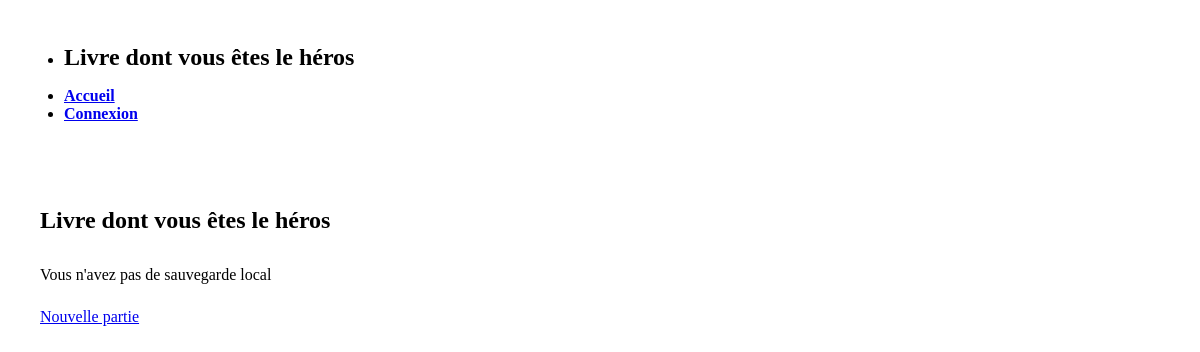
Page /book/ (signed in) on the earlier database version.
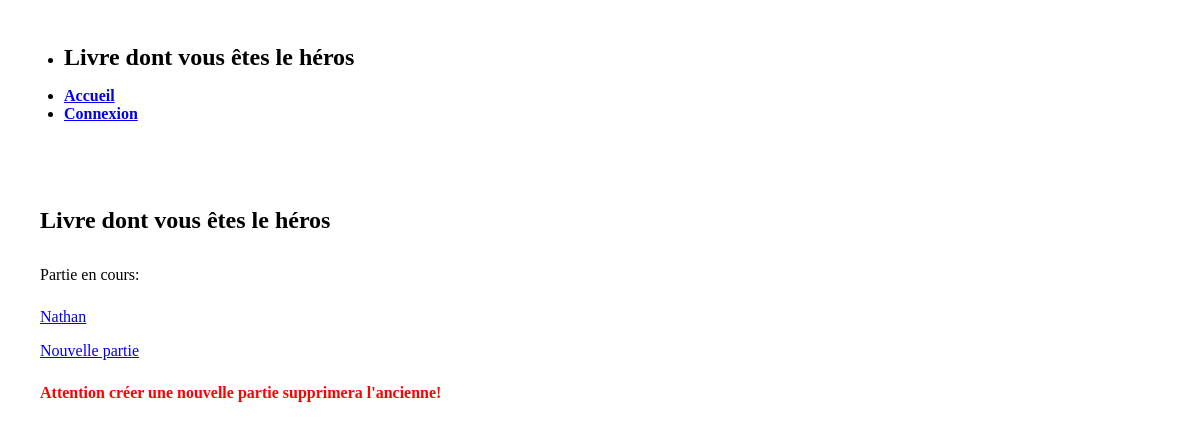
Same page on the later database version.
### book/models.py (models this page shows)
class Game(models.Model):
    name = models.CharField(max_length=100)
    pageNumber = models.IntegerField(default=1)
    user = models.OneToOneField('auth.User', on_delete=models.CASCADE)

### book/views.py (the view)
# urls.py: path('', views.index, name='index'),
@login_required
def index(request):
    title = 'Django Hero'
    subtitle = 'Django Hero is a book about Django'
    try:
        req = Game.objects.get(user=request.user)
    except Game.DoesNotExist:
        req = None
    context = {
        'title': title,
        'subtitle': subtitle,
        'game': req,
    }
    return render(request, 'index.html', context=context)

### book/templates/index.html
{% extends "base_generic.html" %} {% block content %} {% csrf_token %}
<article>
    <header>
        <h2>Livre dont vous êtes le héros</h2>
    </header>
    <body>
        <div class="games-list">
            {% if game %}
            <p>Partie en cours: </p>
            {% if game.name != '' %}
                <a role="button" href="/book/page/{{game.pageNumber}}">{{game.name}}</a>
            {% endif %}
            {% else %}
                <p>Vous n'avez pas de sauvegarde local</p>
            {% endif %}
            <a role="button" href="/book/page/1">Nouvelle partie</a>
            {% if game %}
                <p class="game-warning">Attention créer une nouvelle partie supprimera l'ancienne!</p>
            {% endif %}
        </div>
    </body>
</article>
{%endblock%}

### book/templates/base_generic.html (shortened to what this page needs)
<!DOCTYPE html>
<html data-theme="light" lang="en">
    <head>
        <link
            rel="stylesheet"
            href="https://unpkg.com/@picocss/pico@1.*/css/pico.min.css"
        />
        {% load static %}
        <link rel="stylesheet" href="{% static 'css/styles.css' %}" />
    </head>
    <body>
        <nav>
            <ul>
                <li>
                    <h2>Livre dont vous êtes le héros</h2>
                </li>
            </ul>
            <ul>
                <li><strong><a href="/book">Accueil</a></strong></li>
                <li><strong><a href="/">Connexion</a></strong></li>
            </ul>
        </nav>
        <div class="content">{% block content %} {% endblock %}</div>
    </body>
</html>

### static/css/styles.css (style rules this page uses)
:root { --primary: #0b5ed7 !important; --primary-hover: #0646a7 !important; }
.content { padding: 2rem; }
nav { margin: 0 !important; padding: 1rem; box-shadow: var(--card-box-shadow); }
h2 { margin-bottom: 1rem; }
.games-list { display: flex; flex-direction: column; }
.games-list > a { margin: .5rem 0; width: fit-content; }
.game-warning { margin-bottom: 0; color: red; font-weight: 700; }

Differences in the rows shown:
added Game: name "Nathan"
Other differences:
text no longer shown: "Vous n'avez pas de sauvegarde local"
text now shown: "Partie en cours: Attention créer une nouvelle partie supprimera l'ancienne!"
